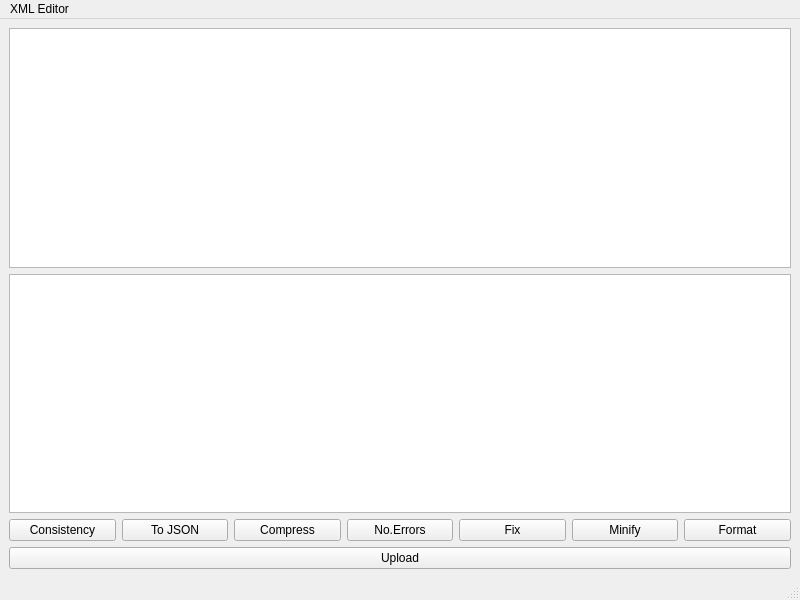
<?xml version="1.0" encoding="UTF-8"?>
<ui version="4.0">
 <class>MainWindow</class>
 <widget class="QMainWindow" name="MainWindow">
  <property name="geometry">
   <rect>
    <x>0</x>
    <y>0</y>
    <width>800</width>
    <height>600</height>
   </rect>
  </property>
  <property name="windowTitle">
   <string>MainWindow</string>
  </property>
  <widget class="QWidget" name="centralwidget">
   <layout class="QVBoxLayout" name="verticalLayout">
    <item>
     <widget class="QTextEdit" name="textEdit"/>
    </item>
    <item>
     <widget class="QPlainTextEdit" name="plainTextEdit"/>
    </item>
    <item>
     <layout class="QHBoxLayout" name="horizontalLayout">
      <item>
       <widget class="QPushButton" name="pushButton_2">
        <property name="text">
         <string>Consistency</string>
        </property>
       </widget>
      </item>
      <item>
       <widget class="QPushButton" name="pushButton_3">
        <property name="text">
         <string>To JSON</string>
        </property>
       </widget>
      </item>
      <item>
       <widget class="QPushButton" name="pushButton_4">
        <property name="text">
         <string>Compress</string>
        </property>
       </widget>
      </item>
      <item>
       <widget class="QPushButton" name="pushButton_5">
        <property name="text">
         <string>No.Errors</string>
        </property>
       </widget>
      </item>
      <item>
       <widget class="QPushButton" name="pushButton_7">
        <property name="text">
         <string>Fix</string>
        </property>
       </widget>
      </item>
      <item>
       <widget class="QPushButton" name="pushButton_6">
        <property name="text">
         <string>Minify</string>
        </property>
       </widget>
      </item>
      <item>
       <widget class="QPushButton" name="pushButton_8">
        <property name="text">
         <string>Format</string>
        </property>
       </widget>
      </item>
     </layout>
    </item>
    <item>
     <widget class="QPushButton" name="pushButton">
      <property name="text">
       <string>Upload</string>
      </property>
     </widget>
    </item>
   </layout>
  </widget>
  <widget class="QMenuBar" name="menubar">
   <property name="geometry">
    <rect>
     <x>0</x>
     <y>0</y>
     <width>800</width>
     <height>22</height>
    </rect>
   </property>
   <widget class="QMenu" name="menuXML_Editor">
    <property name="title">
     <string>XML Editor</string>
    </property>
   </widget>
   <addaction name="menuXML_Editor"/>
  </widget>
  <widget class="QStatusBar" name="statusbar"/>
 </widget>
 <resources/>
 <connections/>
</ui>
